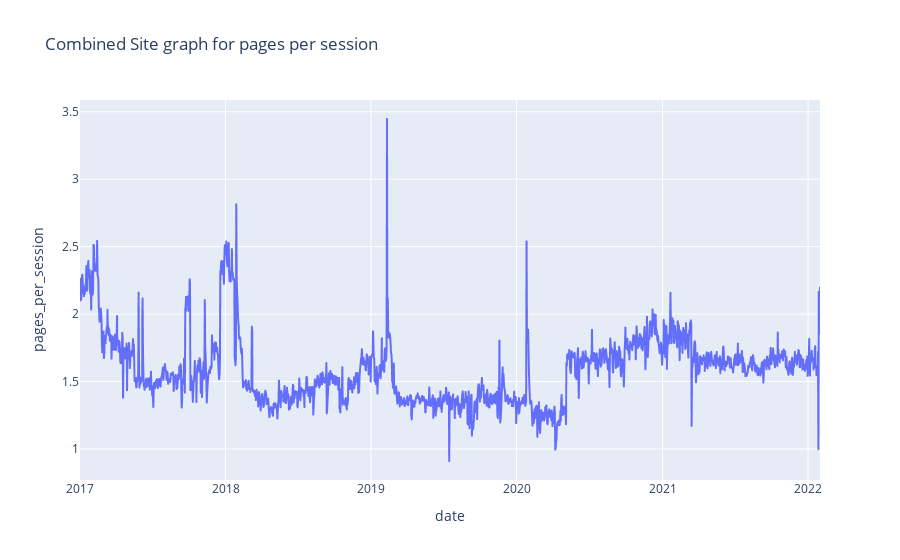

The cell this chart's notebook holds for it:
### Markdown cell above
**C.** Visualize this new metric using a line chart for each site. (You will have 3 separate graphs)

### Code cell
# combined_site graph
px.line(combined_site, x='date', y='pages_per_session', title='Combined Site graph for pages per session')

### Figure 1 — Plotly figure (JSON) as saved in the notebook; plotly's stock layout.template omitted (floating-point values rounded to 4 significant figures; data arrays with more than 128 entries replaced by an {"elided": "..."} marker saying what was removed)
{"data": [{"hovertemplate": "date=%{x}<br>pages_per_session=%{y}<extra></extra>", "legendgroup": "", "line": {"color": "#636efa", "dash": "solid"}, "marker": {"symbol": "circle"}, "mode": "lines", "name": "", "showlegend": false, "type": "scattergl", "x": {"elided": "1857 str values"}, "xaxis": "x", "y": {"elided": "1857 float values"}, "yaxis": "y"}], "layout": {"autosize": true, "legend": {"tracegroupgap": 0}, "title": {"text": "Combined Site graph for pages per session"}, "xaxis": {"anchor": "y", "autorange": true, "domain": [0, 1], "range": ["2017-01-01", "2022-01-31"], "title": {"text": "date"}, "type": "date"}, "yaxis": {"anchor": "x", "autorange": true, "domain": [0, 1], "range": [0.7698, 3.587], "title": {"text": "pages_per_session"}, "type": "linear"}}}
